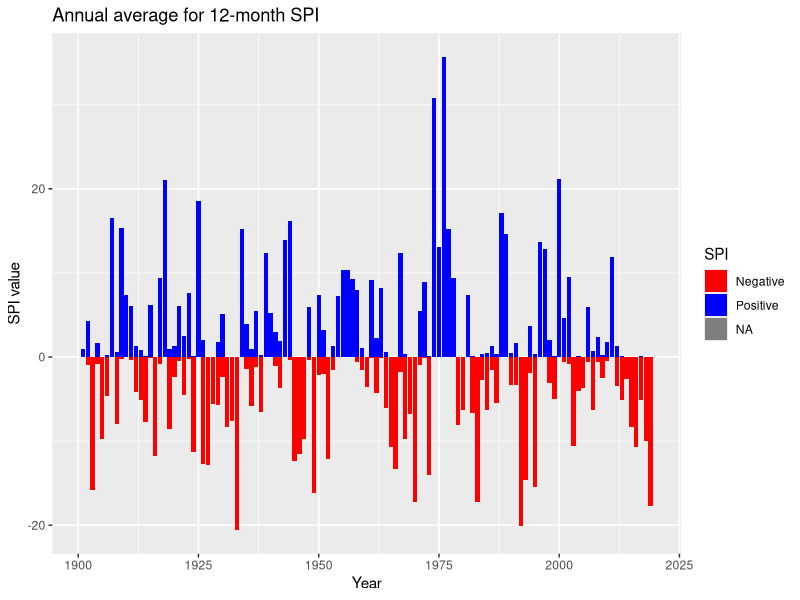

Reproduce this figure in R.
library(ggpubr)

spi_df                  <- read.csv("sa_spi.csv", stringsAsFactors = FALSE)
years                   <- 1901:2019
month                   <- c("Jan", "Feb", "Mar", "Apr", "May", "Jun", "Jul", 
                             "Aug", "Sep", "Oct", "Nov", "Dec")

spi_annual_1            <- sapply(years, function(x) mean(spi_df[grep(x, spi_df[ , 2]), 4]))
spi_annual_3            <- sapply(years, function(x) mean(spi_df[grep(x, spi_df[ , 2]), 5]))
spi_annual_6            <- sapply(years, function(x) mean(spi_df[grep(x, spi_df[ , 2]), 6]))
spi_annual_12           <- sapply(years, function(x) mean(spi_df[grep(x, spi_df[ , 2]), 7]))

spi_annual_df           <- data.frame(years, spi_annual_1, spi_annual_3, spi_annual_6, spi_annual_12)
colnames(spi_annual_df) <- c('Years', 'spi_1', 'spi_3', 'spi_6', 'spi_12')
write.csv(spi_annual_df, file = 'sa_spi_annual.csv')

#plot(spi_df$Year, spi_df$SPI_12)

plot                    <- ggplot(data = spi_annual_df, aes(Years, spi_3))

ggplot(spi_df, aes(x = Year, y = SPI_12, fill = (SPI_12 > 0))) +
geom_col() + scale_fill_manual(values = c("red", "blue"), labels = c("Negative", "Positive")) +
ggtitle("Annual average for 12-month SPI") +
labs(y="SPI value", x="Year", fill = 'SPI')

ds_spi1   <- c(length(which(spi_df[ , 4] < -1)), 
                length(which(spi_df[ , 4] < -2)),
                length(which(spi_df[ , 4] < -3)))
ds_spi3   <- c(length(which(spi_df[ , 5] < -1)), 
                length(which(spi_df[ , 5] < -2)),
                 length(which(spi_df[ , 5] < -3)))
ds_spi6   <- c(length(which(spi_df[ , 6] < -1)), 
                length(which(spi_df[ , 6] < -2)),
                length(which(spi_df[ , 6] < -3)))
ds_spi12  <- c(length(which(spi_df[ , 7] < -1)), 
                length(which(spi_df[ , 7] < -2)),
                length(which(spi_df[ , 7] < -3)))


ds_count <- data.frame(ds_spi1, ds_spi3, ds_spi6, ds_spi12, 
                               row.names = c('Moderately dry', 'Severely dry', 'Extremely dry'))
names(ds_count) <- c('spi_1', 'spi_3', 'spi_6', 'spi_12')
#write.csv(drought_severity_count, file = "count_spi_scale.csv")

spi_1961                <- spi_df[which(spi_df$Year > 1960), 2:7]

ds_spi1_61              <- c(length(which(spi_1961$SPI_1 < -1)), 
                            length(which(spi_1961$SPI_1 < -2)),
                            length(which(spi_1961$SPI_1 < -3)))
ds_spi3_61              <- c(length(which(spi_1961$SPI_3 < -1)), 
                            length(which(spi_1961$SPI_3 < -2)),
                            length(which(spi_1961$SPI_3 < -3)))
ds_spi6_61              <- c(length(which(spi_1961$SPI_6 < -1)), 
                            length(which(spi_1961$SPI_6 < -2)),
                            length(which(spi_1961$SPI_6 < -3)))
ds_spi12_61             <- c(length(which(spi_1961$SPI_12 < -1)), 
                            length(which(spi_1961$SPI_12 < -2)),
                            length(which(spi_1961$SPI_12 < -3)))

ds_count_1661 <- data.frame(ds_spi1_61, ds_spi3_61, ds_spi6_61, ds_spi12_61, 
                            row.names = c('Moderately dry', 'Severely dry', 'Extremely dry'))
names(ds_count_1661) <- c('spi_1', 'spi_3', 'spi_6', 'spi_12')

measure <- c('spi_1', 'spi_3', 'spi_6', 'spi_12')
severity <- c('moderate', 'severe', 'extreme')
period <- c('full', 'recent')

plot_df <- data.frame(c(rep('spi_1', 4), rep('spi_3', 4), rep('spi_6', 4), rep('spi_12', 4)))
names(plot_df) <- c('measure')
plot_df$period <- rep(c(rep('full', 2), rep('recent', 2)), 4)
plot_df$severity <- rep(c('moderate', 'severe'), 8)
plot_df$count <- c(ds_count$spi_1[1:2], ds_count_1661$spi_1[1:2], ds_count$spi_3[1:2],
                   ds_count_1661$spi_3[1:2], ds_count$spi_6[1:2],  ds_count_1661$spi_6[1:2],
                   ds_count$spi_12[1:2], ds_count_1661$spi_12[1:2])

moderatecount <- ggplot(plot_df[which(plot_df$severity == 'moderate'), ], 
                        aes(measure, count, fill = period)) +
                 geom_col() #+ scale_color_manual(values =c('red4', 'black')) + scale_fill_manual()

severecount <- ggplot(plot_df, aes(measure, count)) +  
               geom_col(data=plot_df[which((plot_df$severity == 'severe') & (plot_df$period == 'full')), ], fill = 'red') + 
               geom_col(data=plot_df[which((plot_df$severity == 'severe') & (plot_df$period == 'recent')), ], fill = 'blue') +
               labs(fill = 'Period', y = 'Number of events in period', x = 'SPI measure') +
               theme(legend)
